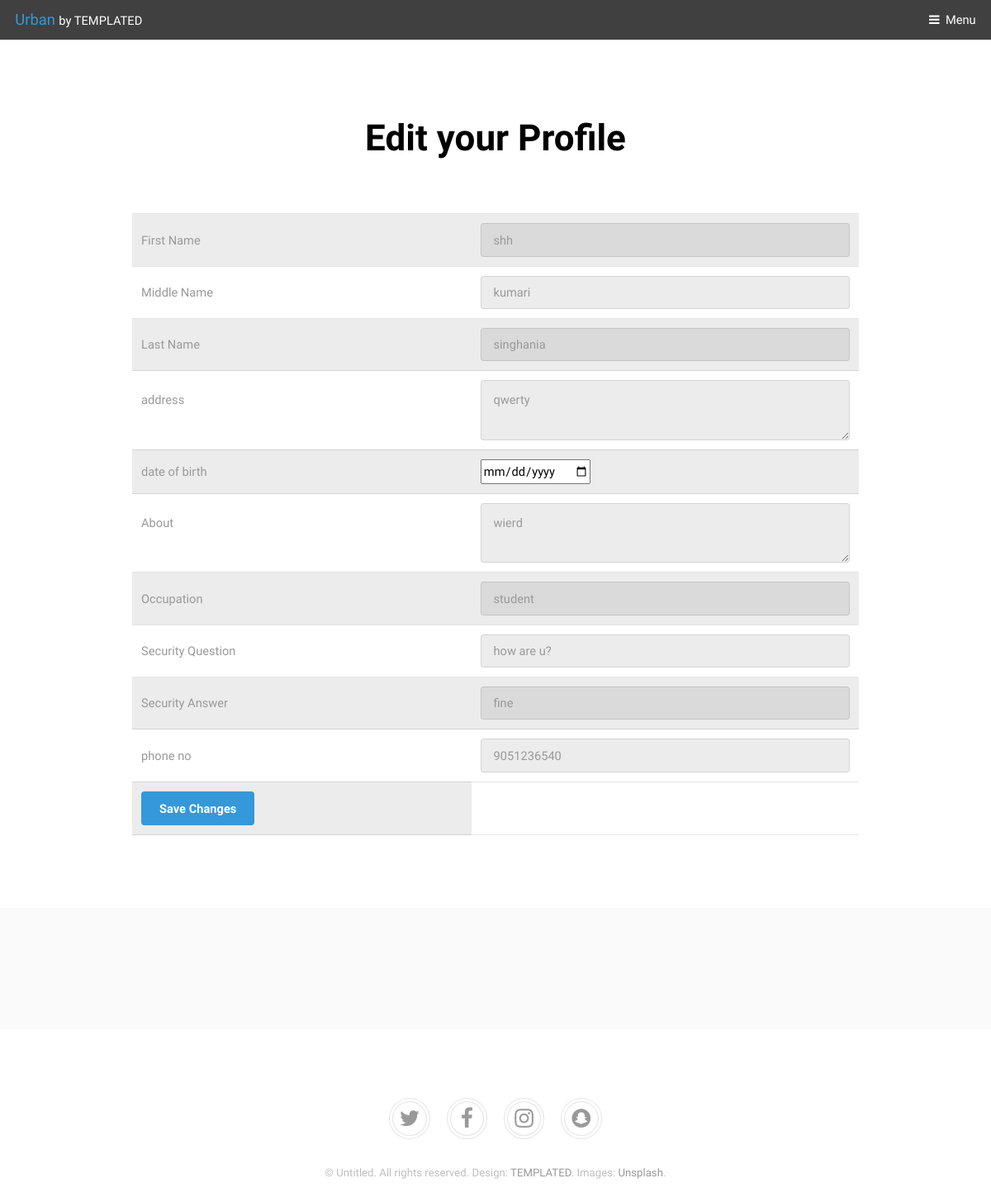
Screenshot of /kms/editprofile.php (signed in) with the database file from the repository.
### tables this page shows
CREATE TABLE IF NOT EXISTS `signup` (
  `id` int(100) NOT NULL AUTO_INCREMENT,
  `email` varchar(100) NOT NULL,
  `pwd` varchar(100) NOT NULL,
  `fname` varchar(100) NOT NULL,
  `mname` varchar(100) NOT NULL,
  `lname` varchar(100) NOT NULL,
  `addr` varchar(1000) NOT NULL,
  `dob` varchar(100) NOT NULL,
  `gnd` varchar(100) NOT NULL,
  `about` varchar(1000) NOT NULL,
  `occp` varchar(100) NOT NULL,
  `ppic` varchar(100) NOT NULL,
  `sque` varchar(1000) NOT NULL,
  `sans` varchar(100) NOT NULL,
  `phno` varchar(10) NOT NULL,
  PRIMARY KEY (`id`)
);

### kms/editprofile.php (the view, shortened to what this page needs)
<!DOCTYPE HTML>
<html>
	<head>
		<link rel="stylesheet" href="assets/css/main.css" />
	</head>
    <?php include ('config.php');
	$getUser = mysqli_query($Con,"SELECT * FROM signup WHERE id = '".$_SESSION['login']['id']."'");
    $row = mysqli_fetch_array($getUser);
?>
	<body class="subpage">
			<header id="header">
				<div class="logo"><a href="index.html">Urban <span>by TEMPLATED</span></a></div>
				<a href="#menu">Menu</a>
			</header>
			<div id="main">
					<section class="wrapper">
						<div class="inner">
							<header class="align-center">
								<h1>Edit your Profile</h1>
							</header>
						<form method="post">
	<table>
 <tr>
 <td width="120">First Name</td>
 <td width="182"><input type="text" name="fname" value="<?php echo $row['fname']?>">
</td>
 </tr>
 <tr>
 <td width="120">Middle Name</td>
 <td width="182"><input type="text" name="mname" value="<?php echo $row['mname']?>">
 </td>
 </tr>
 <tr>
 <td width="120">Last Name</td>
 <td width="182"><input type="text" name="lname" value="<?php echo $row['lname']?>">
          </td>
 </tr>
 <tr>
 <td>address</td>
<td><textarea name="addr"><?php echo $row['addr']?>
</textarea></td>
</tr>
 <tr>
<td>date of birth</td>
<td><input type="date" name=" dob" value="<?php echo $row['dob']?>">
           </td>
</tr>
<tr>
 <td>About</td>
<td><textarea name="about" ><?php echo $row['about']?>
</textarea></td>
</tr>
<tr>
<td>Occupation</td>
<td><input type="text" name="occp" value="<?php echo $row['occp']?>">
      </td>
</tr>
<tr>
<td>Security Question</td>
<td><input type="text" name="sque" value="<?php echo $row['sque']?>">
            </td>
</tr>
<tr>
<td>Security Answer</td>
<td><input type="text" name="sans" value="<?php echo $row['sans']?>">
            </td>
</tr>
<tr>
<td>phone no</td>
<td><input type="text" name="phno" value="<?php echo $row['phno']?>">
      </td>
</tr>
        <tr>
        	<td><input type="submit" name="upd" value="Save Changes"></td>
        </tr>
    </table>
</form>
					</section>
					<section class="wrapper style1"></section>
			</div>
			<footer id="footer">
				<div class="copyright">
					<ul class="icons">
						<li><a href="#" class="icon fa-twitter"><span class="label">Twitter</span></a></li>
						<li><a href="#" class="icon fa-facebook"><span class="label">Facebook</span></a></li>
						<li><a href="#" class="icon fa-instagram"><span class="label">Instagram</span></a></li>
						<li><a href="#" class="icon fa-snapchat"><span class="label">Snapchat</span></a></li>
					</ul>
					<p>&copy; Untitled. All rights reserved. Design: <a href="https://templated.co">TEMPLATED</a>. Images: <a href="https://unsplash.com">Unsplash</a>.</p>
				</div>
			</footer>
	</body>
</html>

### rows the page displays
signup: fname "shh", mname "kumari", lname "singhania", addr "qwerty", about "wierd", occp "student", sque "how are u?", sans "fine", phno "9051236540"
